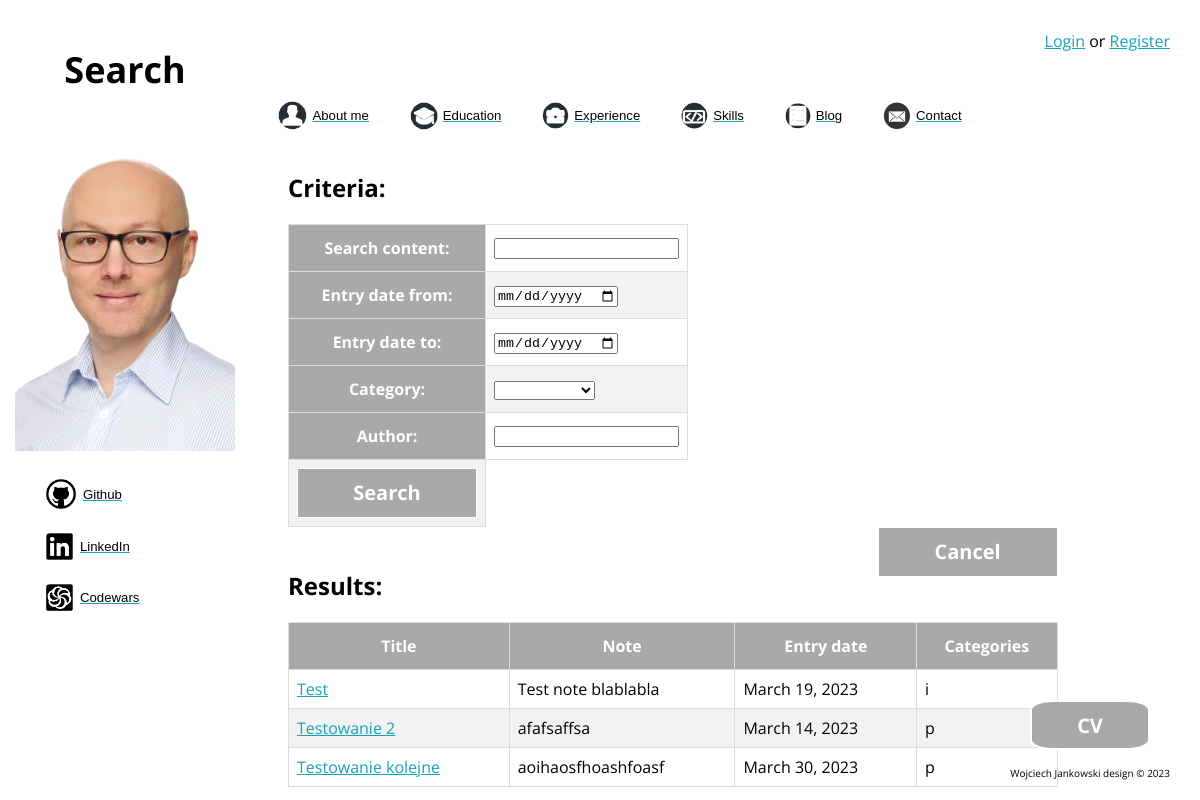
Page /blog/search/ on the earlier database version.
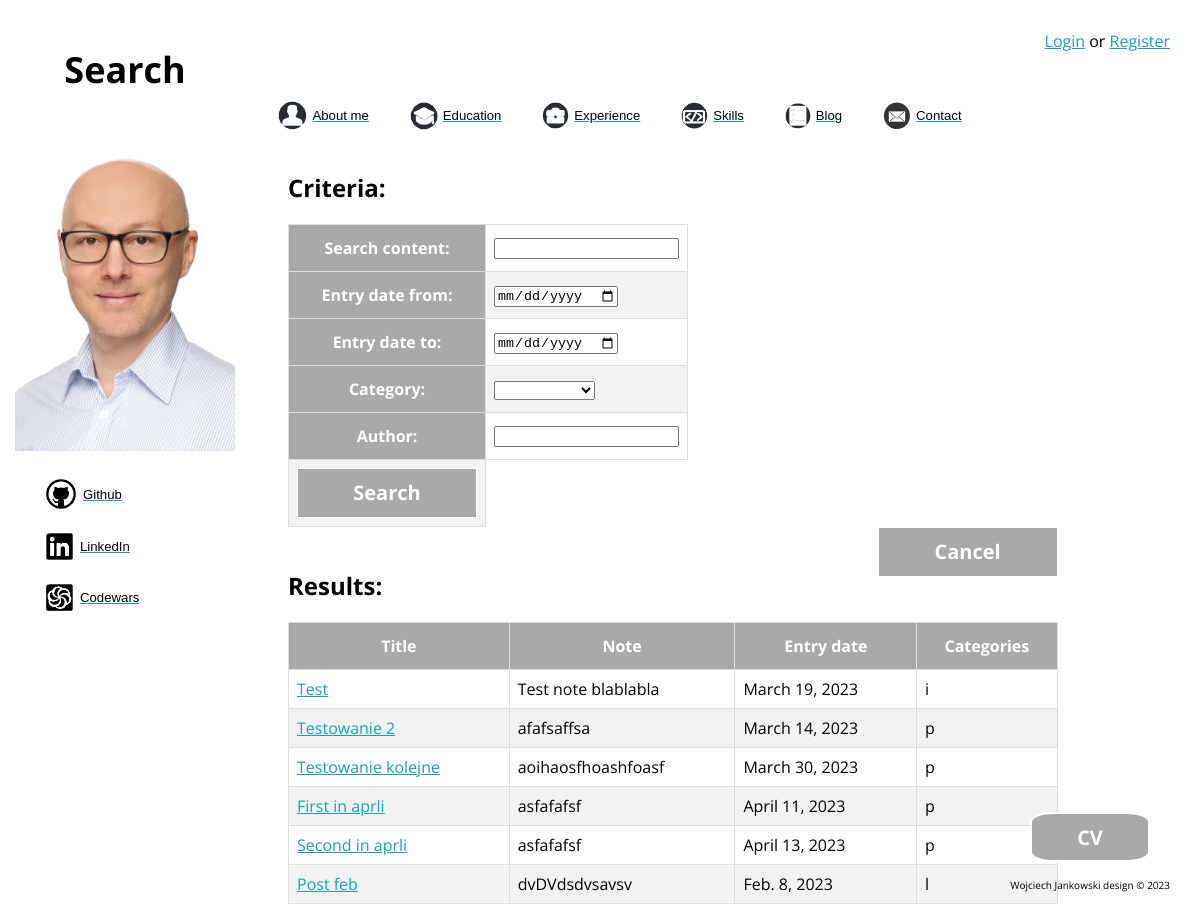
Same page on the later database version.
### blog/models.py (models this page shows)
class Blog(models.Model):
    title = models.CharField(max_length=200)
    note = models.TextField()
    entry_date = models.DateField(auto_now=False)
    category = models.CharField(max_length=1, choices=(("p", "programming"), ("i", "interests"), ("l", "life")))
    author = models.CharField(max_length=30)
    class Meta:
        verbose_name = "Blog"
        verbose_name_plural = "Blog"

### blog/views.py (the view)
# urls.py: path("search/", views.blog_post_search, name="post_search"),
def blog_post_search(request):
    blog = Blog.objects.all()
    form = BlogPostSearch(request.GET)
    if form.is_valid():
        search_content = form.cleaned_data.get('search_content')
        if search_content:
            blog = blog.filter(Q(title__icontains=search_content)
                               | Q(note__icontains=search_content))
        entry_date_from = form.cleaned_data.get('entry_date_from')
        if entry_date_from:
            blog = blog.filter(entry_date__gte=entry_date_from)
        entry_date_to = form.cleaned_data.get('entry_date_to')
        if entry_date_to:
            blog = blog.filter(entry_date__lte=entry_date_to)
        category = form.cleaned_data.get('category')
        if category:
            blog = blog.filter(category__exact=category)
        author = form.cleaned_data.get('author')
        if author:
            blog = blog.filter(author__exact=author)
    form = BlogPostSearch()
    ctx = {'blog': blog,
           'form': form,
           'site_name': "Search"}
    return render(request=request, template_name='blog/search.html', context=ctx)

### blog/forms.py
class BlogPostSearch(forms.Form):
    search_content = forms.CharField(max_length=100, required=False)
    entry_date_from = forms.DateField(widget=forms.DateInput(attrs={'type': 'date'}), required=False)
    entry_date_to = forms.DateField(widget=forms.DateInput(attrs={'type': 'date'}), required=False)
    category = forms.ChoiceField(choices=(("", ""),("p", "programming"), ("i", "interests"), ("l", "life")), required=False)
    author = forms.CharField(max_length=30, required=False)

### blog/templates/blog/search.html
{% extends "aboutme/base.html" %}
{% load static %}
{% block main_content %}
<div class="container">
    <h2>Criteria:</h2>
    <form method="GET">
        <table id="data" style="display: grid">
            {{ form }}
            <tr style="text-align: center;">
                <td><input class="next" type="submit" value="Search" style="border-radius: 0%;
padding: 0px">
                </td>
            </tr>
        </table>
    </form>
    <a href="{% url 'calendar_current' %}">
        <button class="next" style="float:right;">Cancel</button></a>
    <br>
    <h2>Results:</h2>
    <table id="data">
        <thead>
            <tr>
                <th>Title</th>
                <th>Note</th>
                <th>Entry date</th>
                <th>Categories</th>
            </tr>
        </thead>
        <tbody>
            {% for post in blog %}
            <tr>
                <td><a href="{% url 'post_detail' post.id %}">{{ post.title }}</td>
                <td>{{ post.note }}</td>
                <td>{{ post.entry_date }} </a> </td>
                <td>{{ post.category }}</td>
            </tr>
            {% endfor %}
        </tbody>
    </table>
</div>
<a href="{% static 'aboutme/files/cv.pdf' %}"><button class="button">CV</button></a>
{% endblock %}

### aboutme/templates/aboutme/base.html (shortened to what this page needs)
{% load static %}
<!DOCTYPE html>
<html lang="en">
<head>
    <link href="{% static 'aboutme/css/style.css' %}" rel="stylesheet" type="text/css">
</head>
<body style="background-image: url('{% static 'aboutme/images/background.jpg' %}')" ;>
    {% block sidebar %}
    <div style="text-align: right; position: fixed; top: 30px; right: 30px;">
        {% if user.is_authenticated %}
        Logged: {{ user.username }}
        <br>
        <a href="{% url 'logout' %}">Logout</a>
        {% else %}
        <a href="{% url 'login' %}">Login</a> or <a href="{% url 'register' %}">Register</a>
        {% endif %}
    </div>
    {% endblock %}
    {% block header %}
    <header>
        <div class="vertical">
            <h1 class="page_name"> {{site_name}} </h1>
            <img id="face" src="{% static 'aboutme/images/face.png' %}">
            {% include "aboutme/left_menu.html" %}
        </div>
        {% include "aboutme/header_menu.html" %}
    </header>
    {% endblock %}
    {% block main_content %}{% endblock %}
</body>
<div>
    {% block footer %}
    <footer>
        Wojciech Jankowski design © 2023
    </footer>
    {% endblock %}
</div>
</html>

### aboutme/templates/aboutme/left_menu.html
{% load static %}
<div style="margin-left:40px; text-decoration:none;">
     <a href="https://github.com/Jankes85?tab=repositories" class="left_menu"><button class="menu">
               <img src="{% static 'aboutme/images/github.png' %}" style="width:30px;height:auto;margin-right: 7px;">
               Github
          </button></a>
     <a href="https://www.linkedin.com/in/wojciech-jankowski-python/" class="left_menu"><button class="menu">
               <img src="{% static 'aboutme/images/linkedin.png' %}" style="width:27px;height:auto;margin-right: 7px;">
               LinkedIn
          </button></a>
     <a href="https://www.codewars.com/users/Jankes85" class="left_menu"><button class="menu">
               <img src="{% static 'aboutme/images/codewars.png' %}" style="width:27px;height:auto;margin-right: 7px;">
               Codewars
          </button></a>
</div>

### aboutme/templates/aboutme/header_menu.html
{% load static %}
<div style="position: sticky;">
     <nav>
          <div>
               <a href="{% url 'aboutme:about_me' %}"><button class="menu">
                         <img src="{% static 'aboutme/images/me.png' %}"
                              style="width:29px;height:auto;margin-right:5px;"> About me
                    </button></a>
          </div>
          <div>
               <a href="{% url 'aboutme:education' %}"><button class="menu">
                         <img src="{% static 'aboutme/images/edu.png' %}"
                              style="width:28px;height:auto;margin-right:5px;"> Education
                    </button></a>
          </div>
          <div>
               <a href="{% url 'aboutme:experience' %}"><button class="menu">
                         <img src="{% static 'aboutme/images/work.png' %}"
                              style="width:27px;height:auto;margin-right:5px;"> Experience
                    </button></a>
          </div>
          <div>
               <a href="{% url 'aboutme:skills' %}"><button class="menu">
                         <img src="{% static 'aboutme/images/skills.png' %}"
                              style="width:27px;height:auto;margin-right:5px;"> Skills
                    </button></a>
          </div>
          <div>
               <a href="{% url 'calendar_current' %}"><button class="menu">
                         <img src="{% static 'aboutme/images/blog.png' %}"
                              style="width:26px;height:auto;margin-right:5px;"> Blog
                    </button></a>
          </div>
          <div>
               <a href="{% url 'aboutme:contact' %}"><button class="menu">
                         <img src="{% static 'aboutme/images/contact.png' %}"
                              style="width:28px;height:auto;margin-right:5px;"> Contact
                    </button></a>
          </div>
     </nav>

### aboutme/static/aboutme/css/style.css (style rules this page uses)
html { font-family: 'Open Sans', sans-serif; }
body { background-size: 100% 100%; background-repeat: no-repeat; background-position: top; background-attachment: fixed; }
h1 { display: flex; margin-top: 50; position: relative; align-items: center; justify-content: space-around; width: 250px; text-align: center; }
header { margin-top: 100px; margin-left: 250px; margin-right: 210px; top: 50; padding: 0%; position: relative; }
nav { display: flex; align-items: center; justify-content: space-around; }
.vertical { position: absolute; position: fixed; height: 100%; width: 250px; top: 0; left: 0; align-items: center; }
.page_name { margin-top: 45px; font-size: 3vw; }
#face { margin-top: 15px; margin-left: 15px; max-width: 220px; height:auto; align-items: center; }
.button { position: fixed; bottom: 50px; right: 50px; background-color: darkgrey; border: 2px solid white; border-radius: 20%; width: 120px; height: 50px; font-size: 20px; color: white; font-weight: bold; cursor: pointer; transition: all 0.25s; font-family: 'Open Sans', sans-serif; }
.next { background-color: darkgrey; border: 1px solid white; width: 180px; height: 50px; font-size: 20px; color: white; font-weight: bold; cursor: pointer; transition: all 0.25s; font-family: 'Open Sans', sans-serif; }
.menu { background-color: transparent; background-repeat: no-repeat; border: none;cursor: pointer; overflow: hidden; outline: none; font-size: 1.1vw; display: flex; align-items: center; }
footer { position: fixed; font-size: 10px; bottom: 20px; right: 30px; }
.left_menu { padding: 20px; }
.container { width: 65%; height: auto; margin-left:280px; margin-top:40px; }
#data { border-collapse: collapse; width: 100%; border-radius: 10%; }
#data td, #data th { border: 1px solid #ddd; padding: 8px; }
#data tr:nth-child(even) { background-color: #f2f2f2; }
#data th { padding-top: 12px; padding-bottom: 12px; text-align: center; background-color: darkgrey; color: white; }
a { color: #17a2b8; }

Differences in the rows shown:
added Blog: title "First in aprli", note "asfafafsf", entry_date "April 11, 2023", category "p"
added Blog: title "Second in aprli", note "asfafafsf", entry_date "April 13, 2023", category "p"
added Blog: title "Post feb", note "dvDVdsdvsavsv", entry_date "Feb. 8, 2023", category "l"
